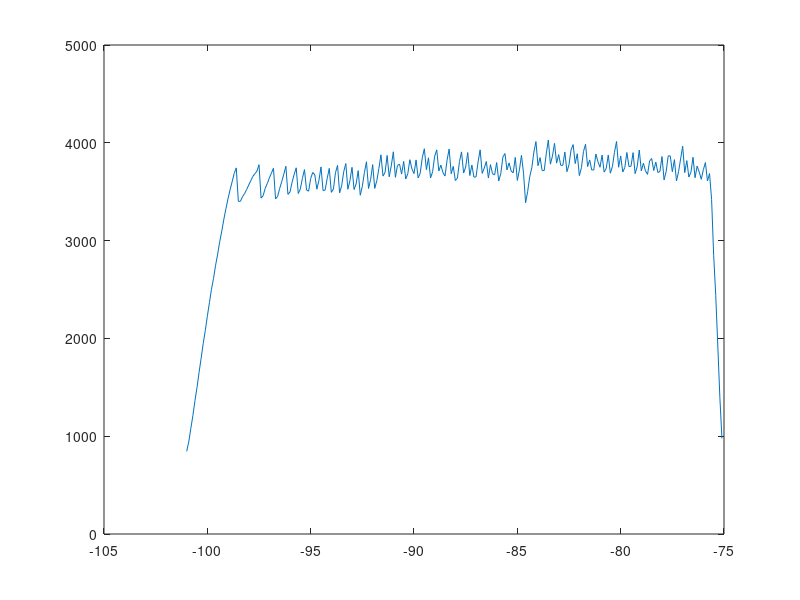

Here is the MATLAB script that generated this plot:
close all
clear all
load('shot_45994');
load('shot_46023');
load('shot_46037')
load('shot_46045')
load('shot_46061')
time1=1e-3*data.time;
%60.9
%86.9
%87.7
%113.5
%114.2
%140.1
%140.9
%166.9
%%%%% 45994
%59
%84.7
%85.7
%111.5
%112.2
%138.1
%138.8
%164.6
%%%%%% 46020
%54.2
%80.2
%%%% 46019
%32.8
%58.7
%%% 46023
%52.9
%78.8
%%%% 46036
%336.3
%360.7
%%% 46045

index1=find(time1 == 7.7);

index2=find(time1 == 33.6);

Ip=data.Ip_magn(index1:index2);
I_prim=data.prim(index1:index2);
I_hor=data.hor(index1:index2);
I_vert=data.vert(index1:index2);
Rc=data.R0(index1:index2);
Zc=data.z0(index1:index2);
Bsens=data.mirnv_corr(:,(index1:index2))/(50*49e-6);
 Bsens(10,:)=Bsens(10,:)*1.2803;
time=time1(index1:index2)-108.7;

ISTTOK.Ip=double(Ip);
ISTTOK.I_prim=double(I_prim);
ISTTOK.I_hor=double(I_hor);
ISTTOK.I_vert=double(I_vert);
ISTTOK.Rc=double(Rc);
ISTTOK.Zc=double(Zc);
ISTTOK.Bsens=double(Bsens);
ISTTOK.time=double(time);

inputs=[ISTTOK.I_prim,ISTTOK.I_vert,ISTTOK.I_hor];
outputs=[ ISTTOK.Rc,ISTTOK.Zc];



inputs1=[ISTTOK.I_vert,ISTTOK.I_hor];
outputs1=[ISTTOK.Rc,ISTTOK.Zc];

% for i=1:12
% plot(time,Bsens(i,:))
% hold on
% grid on
% end

plot(time, ISTTOK.Ip)
hold on